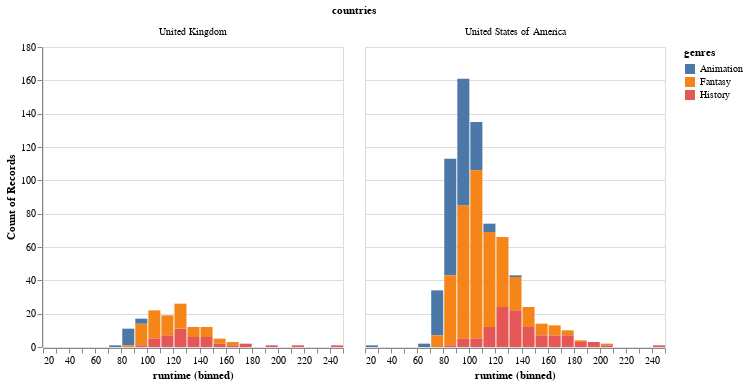

This figure's notebook cell:
### Markdown cell above
If we want to color our faceted plots by the movie genre,
we need to explode also the `'genres'` column in the df.

### Code cell
boom_both = boom_countries.explode('genres')
alt.Chart(boom_both).mark_bar().encode(
    alt.X('runtime').bin(maxbins=30),
    y='count()',
    color='genres'
).facet(
    'countries'
)

### Figure 1 — Vega specification as saved in the notebook (floating-point values rounded to 4 significant figures)
{"$schema": "https://vega.github.io/schema/vega/v5.json", "data": [{"name": "source_0", "values": [{"bin_maxbins_30_runtime": 100.0, "bin_maxbins_30_runtime_end": 110.0, "genres": "Animation", "countries": "United States of America", "__count": 29, "__count_start": 106.0, "__count_end": 135.0}, {"bin_maxbins_30_runtime": 140.0, "bin_maxbins_30_runtime_end": 150.0, "genres": "Fantasy", "countries": "United States of America", "__count": 12, "__count_start": 12.0, "__count_end": 24.0}, {"bin_maxbins_30_runtime": 80.0, "bin_maxbins_30_runtime_end": 90.0, "genres": "Animation", "countries": "United States of America", "__count": 70, "__count_start": 43.0, "__count_end": 113.0}, {"bin_maxbins_30_runtime": 150.0, "bin_maxbins_30_runtime_end": 160.0, "genres": "Fantasy", "countries": "United States of America", "__count": 7, "__count_start": 7.0, "__count_end": 14.0}, {"bin_maxbins_30_runtime": 100.0, "bin_maxbins_30_runtime_end": 110.0, "genres": "Fantasy", "countries": "United States of America", "__count": 101, "__count_start": 5.0, "__count_end": 106.0}, {"bin_maxbins_30_runtime": 110.0, "bin_maxbins_30_runtime_end": 120.0, "genres": "History", "countries": "United States of America", "__count": 12, "__count_start": 0.0, "__count_end": 12.0}, {"bin_maxbins_30_runtime": 110.0, "bin_maxbins_30_runtime_end": 120.0, "genres": "Fantasy", "countries": "United Kingdom", "__count": 12, "__count_start": 7.0, "__count_end": 19.0}, {"bin_maxbins_30_runtime": 110.0, "bin_maxbins_30_runtime_end": 120.0, "genres": "Fantasy", "countries": "United States of America", "__count": 57, "__count_start": 12.0, "__count_end": 69.0}, {"bin_maxbins_30_runtime": 170.0, "bin_maxbins_30_runtime_end": 180.0, "genres": "Fantasy", "countries": "United States of America", "__count": 3, "__count_start": 7.0, "__count_end": 10.0}, {"bin_maxbins_30_runtime": 200.0, "bin_maxbins_30_runtime_end": 210.0, "genres": "Fantasy", "countries": "United States of America", "__count": 1, "__count_start": 1.0, "__count_end": 2.0}, {"bin_maxbins_30_runtime": 130.0, "bin_maxbins_30_runtime_end": 140.0, "genres": "Animation", "countries": "United States of America", "__count": 1, "__count_start": 42.0, "__count_end": 43.0}, {"bin_maxbins_30_runtime": 130.0, "bin_maxbins_30_runtime_end": 140.0, "genres": "Fantasy", "countries": "United States of America", "__count": 20, "__count_start": 22.0, "__count_end": 42.0}, {"bin_maxbins_30_runtime": 170.0, "bin_maxbins_30_runtime_end": 180.0, "genres": "History", "countries": "United States of America", "__count": 7, "__count_start": 0.0, "__count_end": 7.0}, {"bin_maxbins_30_runtime": 120.0, "bin_maxbins_30_runtime_end": 130.0, "genres": "History", "countries": "United Kingdom", "__count": 11, "__count_start": 0.0, "__count_end": 11.0}, {"bin_maxbins_30_runtime": 120.0, "bin_maxbins_30_runtime_end": 130.0, "genres": "History", "countries": "United States of America", "__count": 24, "__count_start": 0.0, "__count_end": 24.0}, {"bin_maxbins_30_runtime": 120.0, "bin_maxbins_30_runtime_end": 130.0, "genres": "Fantasy", "countries": "United States of America", "__count": 42, "__count_start": 24.0, "__count_end": 66.0}, {"bin_maxbins_30_runtime": 120.0, "bin_maxbins_30_runtime_end": 130.0, "genres": "Fantasy", "countries": "United Kingdom", "__count": 15, "__count_start": 11.0, "__count_end": 26.0}, {"bin_maxbins_30_runtime": 160.0, "bin_maxbins_30_runtime_end": 170.0, "genres": "History", "countries": "United States of America", "__count": 7, "__count_start": 0.0, "__count_end": 7.0}, {"bin_maxbins_30_runtime": 160.0, "bin_maxbins_30_runtime_end": 170.0, "genres": "Fantasy", "countries": "United States of America", "__count": 6, "__count_start": 7.0, "__count_end": 13.0}, {"bin_maxbins_30_runtime": 140.0, "bin_maxbins_30_runtime_end": 150.0, "genres": "Fantasy", "countries": "United Kingdom", "__count": 6, "__count_start": 6.0, "__count_end": 12.0}, {"bin_maxbins_30_runtime": 190.0, "bin_maxbins_30_runtime_end": 200.0, "genres": "History", "countries": "United States of America", "__count": 3, "__count_start": 0.0, "__count_end": 3.0}, {"bin_maxbins_30_runtime": 90.0, "bin_maxbins_30_runtime_end": 100.0, "genres": "Fantasy", "countries": "United States of America", "__count": 80, "__count_start": 5.0, "__count_end": 85.0}, {"bin_maxbins_30_runtime": 180.0, "bin_maxbins_30_runtime_end": 190.0, "genres": "Fantasy", "countries": "United States of America", "__count": 1, "__count_start": 3.0, "__count_end": 4.0}, {"bin_maxbins_30_runtime": 80.0, "bin_maxbins_30_runtime_end": 90.0, "genres": "Animation", "countries": "United Kingdom", "__count": 10, "__count_start": 1.0, "__count_end": 11.0}, {"bin_maxbins_30_runtime": 90.0, "bin_maxbins_30_runtime_end": 100.0, "genres": "Animation", "countries": "United States of America", "__count": 76, "__count_start": 85.0, "__count_end": 161.0}, {"bin_maxbins_30_runtime": 150.0, "bin_maxbins_30_runtime_end": 160.0, "genres": "History", "countries": "United States of America", "__count": 7, "__count_start": 0.0, "__count_end": 7.0}, {"bin_maxbins_30_runtime": 140.0, "bin_maxbins_30_runtime_end": 150.0, "genres": "History", "countries": "United Kingdom", "__count": 6, "__count_start": 0.0, "__count_end": 6.0}, {"bin_maxbins_30_runtime": 150.0, "bin_maxbins_30_runtime_end": 160.0, "genres": "Fantasy", "countries": "United Kingdom", "__count": 3, "__count_start": 2.0, "__count_end": 5.0}, {"bin_maxbins_30_runtime": 160.0, "bin_maxbins_30_runtime_end": 170.0, "genres": "Fantasy", "countries": "United Kingdom", "__count": 2, "__count_start": 1.0, "__count_end": 3.0}, {"bin_maxbins_30_runtime": 130.0, "bin_maxbins_30_runtime_end": 140.0, "genres": "Fantasy", "countries": "United Kingdom", "__count": 6, "__count_start": 6.0, "__count_end": 12.0}, {"bin_maxbins_30_runtime": 180.0, "bin_maxbins_30_runtime_end": 190.0, "genres": "History", "countries": "United States of America", "__count": 3, "__count_start": 0.0, "__count_end": 3.0}, {"bin_maxbins_30_runtime": 160.0, "bin_maxbins_30_runtime_end": 170.0, "genres": "History", "countries": "United Kingdom", "__count": 1, "__count_start": 0.0, "__count_end": 1.0}, {"bin_maxbins_30_runtime": 90.0, "bin_maxbins_30_runtime_end": 100.0, "genres": "Fantasy", "countries": "United Kingdom", "__count": 13, "__count_start": 1.0, "__count_end": 14.0}, {"bin_maxbins_30_runtime": 80.0, "bin_maxbins_30_runtime_end": 90.0, "genres": "Fantasy", "countries": "United States of America", "__count": 42, "__count_start": 1.0, "__count_end": 43.0}, {"bin_maxbins_30_runtime": 190.0, "bin_maxbins_30_runtime_end": 200.0, "genres": "History", "countries": "United Kingdom", "__count": 1, "__count_start": 0.0, "__count_end": 1.0}, {"bin_maxbins_30_runtime": 140.0, "bin_maxbins_30_runtime_end": 150.0, "genres": "History", "countries": "United States of America", "__count": 12, "__count_start": 0.0, "__count_end": 12.0}, {"bin_maxbins_30_runtime": 130.0, "bin_maxbins_30_runtime_end": 140.0, "genres": "History", "countries": "United States of America", "__count": 22, "__count_start": 0.0, "__count_end": 22.0}, {"bin_maxbins_30_runtime": 110.0, "bin_maxbins_30_runtime_end": 120.0, "genres": "Animation", "countries": "United States of America", "__count": 5, "__count_start": 69.0, "__count_end": 74.0}, {"bin_maxbins_30_runtime": 210.0, "bin_maxbins_30_runtime_end": 220.0, "genres": "History", "countries": "United Kingdom", "__count": 1, "__count_start": 0.0, "__count_end": 1.0}, {"bin_maxbins_30_runtime": 150.0, "bin_maxbins_30_runtime_end": 160.0, "genres": "History", "countries": "United Kingdom", "__count": 2, "__count_start": 0.0, "__count_end": 2.0}, {"bin_maxbins_30_runtime": 100.0, "bin_maxbins_30_runtime_end": 110.0, "genres": "Fantasy", "countries": "United Kingdom", "__count": 17, "__count_start": 5.0, "__count_end": 22.0}, {"bin_maxbins_30_runtime": 130.0, "bin_maxbins_30_runtime_end": 140.0, "genres": "History", "countries": "United Kingdom", "__count": 6, "__count_start": 0.0, "__count_end": 6.0}, {"bin_maxbins_30_runtime": 200.0, "bin_maxbins_30_runtime_end": 210.0, "genres": "History", "countries": "United States of America", "__count": 1, "__count_start": 0.0, "__count_end": 1.0}, {"bin_maxbins_30_runtime": 170.0, "bin_maxbins_30_runtime_end": 180.0, "genres": "History", "countries": "United Kingdom", "__count": 2, "__count_start": 0.0, "__count_end": 2.0}, {"bin_maxbins_30_runtime": 90.0, "bin_maxbins_30_runtime_end": 100.0, "genres": "History", "countries": "United Kingdom", "__count": 1, "__count_start": 0.0, "__count_end": 1.0}, {"bin_maxbins_30_runtime": 90.0, "bin_maxbins_30_runtime_end": 100.0, "genres": "History", "countries": "United States of America", "__count": 5, "__count_start": 0.0, "__count_end": 5.0}, {"bin_maxbins_30_runtime": 70.0, "bin_maxbins_30_runtime_end": 80.0, "genres": "Animation", "countries": "United States of America", "__count": 27, "__count_start": 7.0, "__count_end": 34.0}, {"bin_maxbins_30_runtime": 70.0, "bin_maxbins_30_runtime_end": 80.0, "genres": "Fantasy", "countries": "United States of America", "__count": 7, "__count_start": 0.0, "__count_end": 7.0}, {"bin_maxbins_30_runtime": 110.0, "bin_maxbins_30_runtime_end": 120.0, "genres": "History", "countries": "United Kingdom", "__count": 7, "__count_start": 0.0, "__count_end": 7.0}, {"bin_maxbins_30_runtime": 100.0, "bin_maxbins_30_runtime_end": 110.0, "genres": "History", "countries": "United States of America", "__count": 5, "__count_start": 0.0, "__count_end": 5.0}, {"bin_maxbins_30_runtime": 240.0, "bin_maxbins_30_runtime_end": 250.0, "genres": "History", "countries": "United Kingdom", "__count": 1, "__count_start": 0.0, "__count_end": 1.0}, {"bin_maxbins_30_runtime": 240.0, "bin_maxbins_30_runtime_end": 250.0, "genres": "History", "countries": "United States of America", "__count": 1, "__count_start": 0.0, "__count_end": 1.0}, {"bin_maxbins_30_runtime": 90.0, "bin_maxbins_30_runtime_end": 100.0, "genres": "Animation", "countries": "United Kingdom", "__count": 3, "__count_start": 14.0, "__count_end": 17.0}, {"bin_maxbins_30_runtime": 80.0, "bin_maxbins_30_runtime_end": 90.0, "genres": "Fantasy", "countries": "United Kingdom", "__count": 1, "__count_start": 0.0, "__count_end": 1.0}, {"bin_maxbins_30_runtime": 80.0, "bin_maxbins_30_runtime_end": 90.0, "genres": "History", "countries": "United States of America", "__count": 1, "__count_start": 0.0, "__count_end": 1.0}, {"bin_maxbins_30_runtime": 60.0, "bin_maxbins_30_runtime_end": 70.0, "genres": "Animation", "countries": "United States of America", "__count": 2, "__count_start": 0.0, "__count_end": 2.0}, {"bin_maxbins_30_runtime": 70.0, "bin_maxbins_30_runtime_end": 80.0, "genres": "Animation", "countries": "United Kingdom", "__count": 1, "__count_start": 0.0, "__count_end": 1.0}, {"bin_maxbins_30_runtime": 20.0, "bin_maxbins_30_runtime_end": 30.0, "genres": "Animation", "countries": "United States of America", "__count": 1, "__count_start": 0.0, "__count_end": 1.0}, {"bin_maxbins_30_runtime": 100.0, "bin_maxbins_30_runtime_end": 110.0, "genres": "History", "countries": "United Kingdom", "__count": 5, "__count_start": 0.0, "__count_end": 5.0}]}, {"name": "facet_domain"}, {"name": "facet_domain_row", "values": [{"data": 0.0}]}, {"name": "facet_domain_column", "values": [{"data": 0.0}, {"data": 1.0}]}, {"name": "source_0_color_domain_genres", "values": [{"genres": "Animation"}, {"genres": "Fantasy"}, {"genres": "History"}]}], "signals": [{"name": "child_bin_maxbins_30_runtime_bins", "value": {"fields": ["runtime"], "fname": "bin_runtime", "start": 20.0, "step": 10.0, "stop": 250.0}}, {"name": "child_width", "value": 300}, {"name": "child_height", "value": 300}], "marks": [{"type": "group", "name": "facet-title", "title": {"text": "countries", "offset": 10, "style": "guide-title"}, "role": "column-title"}, {"type": "group", "name": "row_header", "from": {"data": "facet_domain_row"}, "encode": {"update": {"height": {"signal": "child_height"}}}, "axes": [{"scale": "y", "orient": "left", "tickCount": {"signal": "ceil(child_height/40)"}, "zindex": 0, "title": "Count of Records", "grid": false, "labelOverlap": true}], "role": "row-header"}, {"type": "group", "name": "column_footer", "from": {"data": "facet_domain_column"}, "encode": {"update": {"width": {"signal": "child_width"}}}, "axes": [{"scale": "x", "tickCount": {"signal": "ceil(child_width/10)"}, "zindex": 0, "title": "runtime (binned)", "orient": "bottom", "grid": false, "labelFlush": true, "labelOverlap": true}], "role": "column-footer"}, {"type": "group", "name": "cell", "from": {"facet": {"data": "source_0", "name": "facet", "groupby": ["countries"]}}, "sort": {"field": ["datum[\"countries\"]"], "order": ["ascending"]}, "encode": {"update": {"height": {"signal": "child_height"}, "width": {"signal": "child_width"}}}, "marks": [{"type": "rect", "name": "child_marks", "from": {"data": "facet"}, "encode": {"update": {"fill": {"field": "genres", "scale": "color"}, "y": {"field": "__count_end", "scale": "y"}, "x2": {"field": "bin_maxbins_30_runtime", "scale": "x", "offset": {"signal": "0.5 + (abs(scale(\"x\", datum[\"bin_maxbins_30_runtime_end\"]) - scale(\"x\", datum[\"bin_maxbins_30_runtime\"])) < 0.25 ? -0.5 * (0.25 - (abs(scale(\"x\", datum[\"bin_maxbins_30_runtime_end\"]) - scale(\"x\", datum[\"bin_maxbins_30_runtime\"])))) : 0.5)"}}, "y2": {"field": "__count_start", "scale": "y"}, "x": {"field": "bin_maxbins_30_runtime_end", "scale": "x", "offset": {"signal": "0.5 + (abs(scale(\"x\", datum[\"bin_maxbins_30_runtime_end\"]) - scale(\"x\", datum[\"bin_maxbins_30_runtime\"])) < 0.25 ? 0.5 * (0.25 - (abs(scale(\"x\", datum[\"bin_maxbins_30_runtime_end\"]) - scale(\"x\", datum[\"bin_maxbins_30_runtime\"])))) : -0.5)"}}}}, "style": ["bar"]}], "axes": [{"scale": "y", "zindex": 0, "minExtent": 0, "gridScale": "x", "tickCount": {"signal": "ceil(child_height/40)"}, "ticks": false, "orient": "left", "grid": true, "domain": false, "labels": false, "aria": false, "maxExtent": 0}], "title": {"text": {"signal": "isValid(parent[\"countries\"]) ? parent[\"countries\"] : \"\"+parent[\"countries\"]"}, "frame": "group", "offset": 10, "style": "guide-label"}, "style": "cell"}], "scales": [{"name": "x", "type": "linear", "domain": {"signal": "[child_bin_maxbins_30_runtime_bins.start, child_bin_maxbins_30_runtime_bins.stop]"}, "range": [0, {"signal": "child_width"}], "bins": {"signal": "child_bin_maxbins_30_runtime_bins"}, "zero": false}, {"name": "y", "type": "linear", "domain": {"data": "source_0", "fields": ["__count_start", "__count_end"]}, "range": [{"signal": "child_height"}, 0], "nice": true, "zero": true}, {"name": "color", "type": "ordinal", "domain": {"data": "source_0_color_domain_genres", "field": "genres", "sort": true}, "range": "category"}], "layout": {"padding": 20, "bounds": "full", "align": "all"}, "padding": 5, "background": "white", "legends": [{"fill": "color", "symbolType": "square", "title": "genres"}]}
